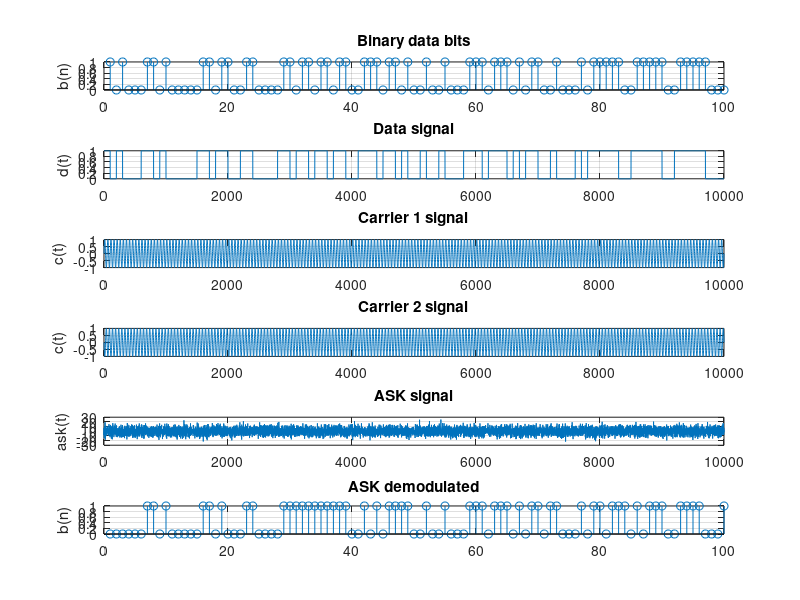
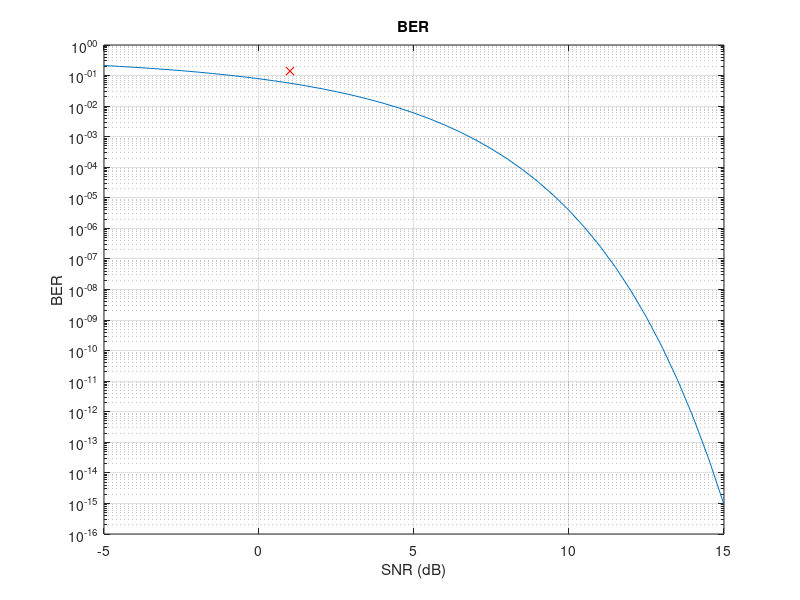

The MATLAB script that drew these images, in order:
clc;
clear;
close all;

% Init
nb=100;  % Number of bits
nsb=100;  % Number of samples per bit
ns=nsb*nb;  % Number of samples
Tb=100;  % Bit transmission time (s)
Eb=(1/2)*Tb;  % Engery per pit
Rb=1/Tb;  % Bit rate (bps)
Ac1=sqrt(2*Eb/Tb);  % Carrier 1 amplitude
fc1=2/Tb;  % Carrier 1 frequency (Hz)
pc1=0;  % Carrier 1 phase (rad)
Ac2=-Ac1;
fc2=fc1;
pc2=0;
t=linspace(0,Tb*nb,ns);  % Discrete time sequence [0; Tb*nb] (ns samples)
snr_db=1;  % Signal-to-noise ratio (dB)
snr=10^(snr_db/10)
N0=2*Eb/snr;  % Variance = N0/2

% Generate carrier signal
c1=Ac1*sin(2*pi*fc1*t+pc1);
c2=Ac2*sin(2*pi*fc2*t+pc2);

% Generate binary data bits
b=randi([0,1],1,nb);

% Generate data signal
d=repelem(b,nsb);  % Repeat each bit nsb times
d_inv=1-d;  % Inverse d

% Perform ASK modulation
ask1=c1.*d;
ask2=c2.*d_inv;
ask=ask1+ask2;

% Add white noise to signal
% ask=awgn(ask,snr_db,'measured');
n = sqrt(N0/2)*randn([1,length(ask)]);
ask=ask+n;

% Perform ASK demodulation
for i=1:nb
    ask_i=ask((i-1)*nsb+1:i*nsb);
    c1_i=c1((i-1)*nsb+1:i*nsb);
    c2_i=c2((i-1)*nsb+1:i*nsb);

    % Correlator
    I1=sum(ask_i.*c1_i);
    I2=sum(ask_i.*c2_i);
    E1=sum(c1_i.^2);
    E2=sum(c2_i.^2);

    % Decision device
    if I1-E1/2>I2-E2/2
        demod(i)=1;
    else
        demod(i)=0;
    end
end

% Init figs
fig1 = figure;
fig2 = figure;
figure(fig1);

% Plot binary data bits
subplot(6,1,1);stem(b);
title('Binary data bits');ylabel('b(n)');grid on;

% Plot binary data signal
subplot(6,1,2);plot(t,d);
title('Data signal');ylabel('d(t)');grid on;

% Plot carrier 1 signal
subplot(6,1,3);plot(t,c1);
title('Carrier 1 signal');ylabel('c(t)');grid on;

% Plot carrier 2 signal
subplot(6,1,4);plot(t,c2);
title('Carrier 2 signal');ylabel('c(t)');grid on;

% Plot ASK signal
subplot(6,1,5);plot(t, ask);
title('ASK signal');ylabel('ask(t)');grid on;

% Plot demodulated
subplot(6,1,6);stem(demod);
title('ASK demodulated');ylabel('b(n)');grid on;

% Calculate bit error rate
[numBitErrs, BER] = biterr(b, demod);
fprintf("Number of Bit Errors: %d\nBit Error Rate: %f%%\n", numBitErrs, BER*100);

% Calculate theoretical bit error rate
fprintf("Bit Error Rate (Theory): %f%%\n", 0.5*erfc(sqrt(Eb/N0))*100);

% Plot BER
figure(fig2);
x_db = -5:0.5:15;
y = 0.5*erfc(sqrt(10.^(x_db/10)));
semilogy(x_db,y);
title('BER');xlabel('SNR (dB)');ylabel('BER');grid on; hold on;
plot(snr_db,BER,'rx');
